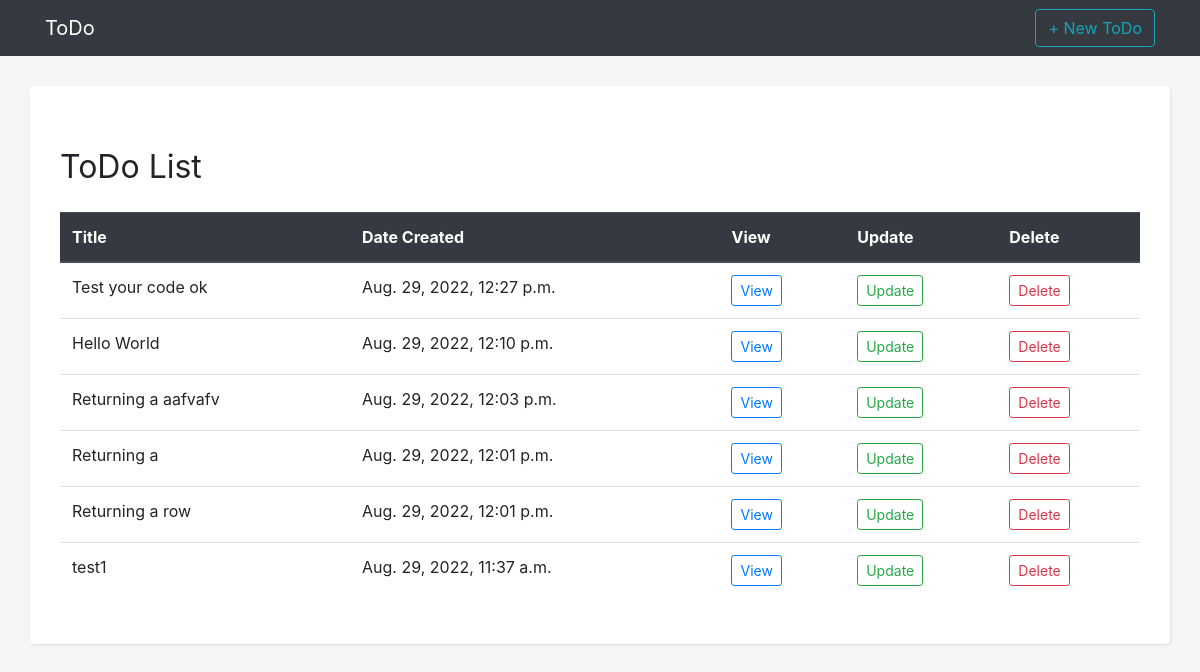
The page / on the database its author committed.
### ToDo/models.py (models this page shows, shortened)
class Todo(models.Model):
     title = models.CharField( max_length=50,unique=True)
     descriptions = models.TextField()
     date_created = models.DateTimeField(default=timezone.now)
     class Meta:
          ordering = ['-date_created']

### ToDo/views.py (the view)
# urls.py: path('',ToDoListView.as_view(),name='todo-list'),
class ToDoListView(ListView):
    model = Todo
    template_name = 'todo_list.html'

### ToDo/templates/todo_list.html (shortened to what this page needs)
{% extends "base.html" %}
{% block content %}
     <h1 class="my-4">
        <small>ToDo List</small>
    </h1>
    <div class="row">
    {% if object_list %}
        <div class="col-12" style="overflow-x: scroll">
            <table class="table">
              <thead class="thead-dark">
                <tr>
                    <th scope="col">Title</th>
                    <th scope="col">Date Created</th>
                    <th scope="col">View</th>
                    <th scope="col">Update</th>
                    <th scope="col">Delete</th>
                </tr>
              </thead>
              <tbody>
                {% for todo in object_list %}
                <tr>
                    <td>{{ todo.title }}</td>
                    <td>{{ todo.date_created }}</td>
                    <td><a href="{% url 'todo-detail' todo.id %}"><button type="button" class="btn btn-outline-primary btn-sm">View</button></a></td>
                    <td><a href="{% url 'todo-update' todo.id %}"><button type="button" class="btn btn-outline-success btn-sm">Update</button></a></td>
                    <td><a href="{% url 'todo-delete' todo.id %}"><button type="button" class="btn btn-outline-danger btn-sm">Delete</button></a></td>
                </tr>
                {% endfor %}
              </tbody>
            </table>
        </div>
    {% else %}
    <div class="col-12">
        <div class="alert alert-warning" role="alert">
            There is no product, yet. But if you want, you can add from <a class="badge badge-info" href="{% url 'product_new' %}"><strong>here.</strong></a>
        </div>
    </div>
    {% endif %}
    </div>
{% endblock content %}

### ToDo/templates/base.html (shortened to what this page needs)
{% load static %}<!DOCTYPE html>
<html lang="en">
  <head>
    <link href="{% static 'css/bootstrap.min.css' %}" rel="stylesheet">
    <link href="{% static 'css/style.css' %}" rel="stylesheet">
  </head>
  <body>
    <nav class="navbar navbar-expand-lg navbar-dark bg-dark">
      <div class="container">
        <a class="navbar-brand" href="/">ToDo</a>
        <div class="collapse navbar-collapse" id="navbarResponsive">
          <ul class="navbar-nav ml-auto">
            <li class="nav-item">
              <a class="btn btn-outline-info btn-md" href="{% url 'todo-create' %}">+ New ToDo</a>
            </li>
          </ul>
        </div>
      </div>
    </nav>
    <div class="container" id="app">
        {% block content %}
        {% endblock %}
    </div>
  </body>
</html>

### static/css/style.css (style rules this page uses)
body { background: whitesmoke }
#app { background: white; padding: 30px; margin: 30px auto; -webkit-box-shadow: 1px 1px 2px 0px rgba(224,224,224,1); -moz-box-shadow: 1px 1px 2px 0px rgba(224,224,224,1); box-shadow: 1px 1px 2px 0px rgba(224,224,224,1); border-radius: 4px; }

### rows shown on the page
Todo: title "Test your code ok", date_created "Aug. 29, 2022, 12:27 p.m."
Todo: title "Hello World", date_created "Aug. 29, 2022, 12:10 p.m."
Todo: title "Returning a aafvafv", date_created "Aug. 29, 2022, 12:03 p.m."
Todo: title "Returning a", date_created "Aug. 29, 2022, 12:01 p.m."
Todo: title "Returning a row", date_created "Aug. 29, 2022, 12:01 p.m."
Todo: title "test1", date_created "Aug. 29, 2022, 11:37 a.m."
